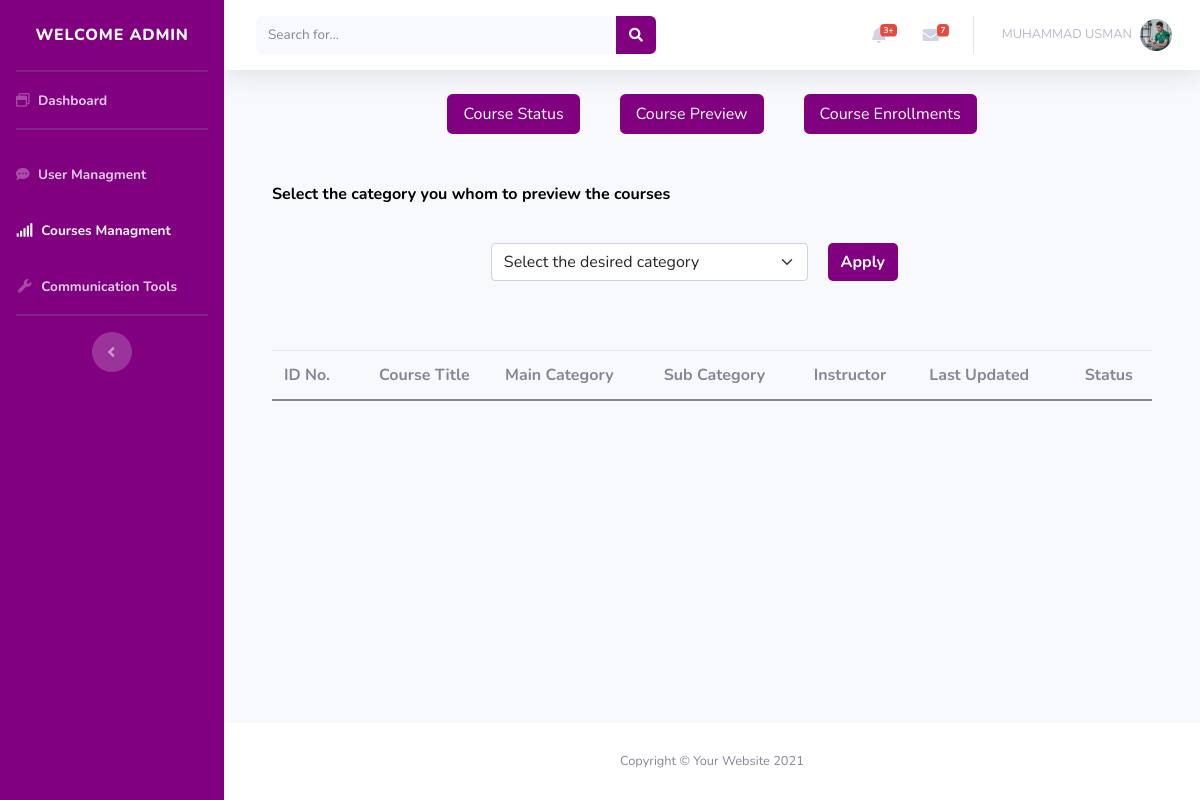
The app's page /admin/course_management.php (signed in) with its own data.
### tables this page shows
CREATE TABLE `instructor` (
  `instructor_id` int(11) NOT NULL,
  `fname` varchar(30) NOT NULL,
  `lname` varchar(30) NOT NULL,
  `headline` varchar(40) NOT NULL,
  `number` varchar(225) NOT NULL,
  `instructor_img` varchar(225) NOT NULL,
  `website` varchar(225) NOT NULL,
  `twitter` varchar(225) NOT NULL,
  `facebook` varchar(225) NOT NULL,
  `linkdin` varchar(225) NOT NULL,
  `youtube` varchar(225) NOT NULL,
  `biography` longtext NOT NULL,
  `registration_id` int(11) NOT NULL
);

### back.php (called while the page is built, shortened)
<?php
class backend{
    private $server = "localhost";
    private $username = "root";
    private $psw = "";
    private $database = "project";
    private $mysql;
    private $conn = false;
    public function __construct(){
        if(!$this->conn){
            $this->mysql = new mysqli($this->server, $this->username,$this->psw,$this->database);
            $this->conn = true;
        }
        else{
           return true;
        }
    }
      function fetching($table, $rows="*", $join = null, $where = null){
        $select = "SELECT $rows FROM $table";
        if(!is_null($where)){
            $select .= " WHERE $where";
        }
        $RunSelect = $this->mysql->query($select);
        if($RunSelect){
            $FetchData = $RunSelect->fetch_all(MYSQLI_ASSOC);
            if($FetchData){
                if($FetchData !== null){
                    return $FetchData;
                }
            }
        }else{
            echo "Error Occur in Query".$this->mysql->error;
            return array();
        }
      }
    }
?>

### admin/course_management.php (the view, shortened to what this page needs)
<!-- <?php
  include("../back.php");
  ?> -->
<!DOCTYPE html>
<html lang="en">
<head>
    <link href="https://cdn.jsdelivr.net/npm/bootstrap@5.0.2/dist/css/bootstrap.min.css" rel="stylesheet"
>
    <link href="vendor/fontawesome-free/css/all.min.css" rel="stylesheet" type="text/css">
    <link href="css/sb-admin-2.min.css" rel="stylesheet">
    <link href="css/course_preview.css" rel="stylesheet">
</head>
<body id="page-top">
    <div id="wrapper">
        <ul class="navbar-nav sidebar sidebar-dark accordion" style="background-color: purple;" id="accordionSidebar">
            <a class="sidebar-brand d-flex align-items-center justify-content-center" href="index.html">
                <div class="sidebar-brand-text mx-3">Welcome Admin</div>
            </a>
            <hr class="sidebar-divider my-0">
            <li class="nav-item fw-bold">
                <a class="nav-link" href="http://localhost/PHP-OOP/PROJECT/admin/index.php">
                    <i class="far fa-window-restore"></i>
                    <span>Dashboard</span></a>
            </li>
            <hr class="sidebar-divider">
            <li class="nav-item fw-bold">
                <a class="nav-link collapsed"  href="http://localhost/PHP-OOP/PROJECT/admin/user_management.php">
                    <i class="fas fa-comment-dots"></i>
                    <span>User Managment</span>
                </a>
            </li>
            <li class="nav-item fw-bold active">
                <a class="nav-link collapsed" href="http://localhost/PHP-OOP/PROJECT/admin/course_management.php">
                    <i class="fas fa-signal"></i>
                    <span >Courses Managment</span>
                </a>
            </li>
            <li class="nav-item fw-bold">
                <a class="nav-link" href="http://localhost/PHP-OOP/PROJECT/admin/communication_tools.php">
                    <i class="fas fa-fw fa-wrench"></i>
                    <span>Communication Tools</span></a>
            </li>
            <hr class="sidebar-divider d-none d-md-block">
            <div class="text-center d-none d-md-inline">
                <button class="rounded-circle border-0" id="sidebarToggle"></button>
            </div>
        </ul>
        <div id="content-wrapper" class="d-flex flex-column">
            <div id="content">
                <nav class="navbar navbar-expand navbar-light bg-white topbar mb-4 static-top shadow">
                    <form
                        class="d-none d-sm-inline-block form-inline mr-auto ml-md-3 my-2 my-md-0 mw-100 navbar-search">
                        <div class="input-group">
                            <input type="text" class="form-control bg-light border-0 small" placeholder="Search for..."
                                aria-label="Search" aria-describedby="basic-addon2">
                            <div class="input-group-append">
                                <button class="btn" style="background-color: purple;" type="button">
                                    <i class="fas fa-search fa-sm" style="color: white;"></i>
                                </button>
                            </div>
                        </div>
                    </form>
                    <ul class="navbar-nav ml-auto">
                        <li class="nav-item dropdown no-arrow mx-1">
                            <a class="nav-link dropdown-toggle" href="#" id="alertsDropdown" role="button"
                                data-toggle="dropdown" aria-haspopup="true" aria-expanded="false">
                                <i class="fas fa-bell fa-fw"></i>
                                <span class="badge badge-danger badge-counter">3+</span>
                            </a>
                        </li>
                        <li class="nav-item dropdown no-arrow mx-1">
                            <a class="nav-link dropdown-toggle" href="#" id="messagesDropdown" role="button"
                                data-toggle="dropdown" aria-haspopup="true" aria-expanded="false">
                                <i class="fas fa-envelope fa-fw"></i>
                                <span class="badge badge-danger badge-counter">7</span>
                            </a>
                        </li>
                        <li class="nav-item dropdown no-arrow">
                        <?php
                        $Admin_ID = $_SESSION['id'];
                    $AdminObject = new backend();
                    $Admindata = $AdminObject->fetching("instructor","*",null,"registration_id = $Admin_ID");
                    if($Admindata){
                        foreach($Admindata as $allAdminData){
                            $fname = $allAdminData['fname'];
                            $lname = $allAdminData['lname'];
                            $fullName2 = $fname . " " . $lname;
                            $instructor_img = $allAdminData['instructor_img'];
                            ?>
                             <a class="nav-link dropdown-toggle" href="#" id="userDropdown" role="button"
                                data-toggle="dropdown" aria-haspopup="true" aria-expanded="false">
                                <span class="mr-2 d-none d-lg-inline text-gray-500 small"><?= $fullName2 ?></span>
                                <img class="img-profile rounded-circle" src="../<?=$instructor_img?>">
                            </a>
                        <?php
                    }
                    }?>
                        </li>
                    </ul>
                </nav>
                <div class="container-fluid">
                    <div class="container">
<ul class="nav nav-pills mb-5 d-flex justify-content-center align-items-center" style="gap: 40px;" id="pills-tab" role="tablist">
  <li class="nav-item" role="presentation">
    <button class="nav-link" style="background-color: purple; color: white;" onmouseover="this.style.backgroundColor='purple'; this.style.color='white';" onmouseout="this.style.backgroundColor=''; this.style.color='';" id="pills-home-tab" data-bs-toggle="pill" data-bs-target="#pills-home" type="button" role="tab" aria-controls="pills-home" aria-selected="true">
Course Status
</button>
  </li>
  <li class="nav-item" role="presentation">
    <button class="nav-link" style="background-color: purple; color: white;" onmouseover="this.style.backgroundColor='purple'; this.style.color='white';" onmouseout="this.style.backgroundColor=''; this.style.color='';" id="pills-profile-tab" data-bs-toggle="pill" data-bs-target="#pills-profile" type="button" role="tab" aria-controls="pills-profile" aria-selected="false">
Course Preview
</button>
  </li>
  <li class="nav-item" role="presentation">
    <button class="nav-link" style="background-color: purple; color: white;" onmouseover="this.style.backgroundColor='purple'; this.style.color='white';" onmouseout="this.style.backgroundColor=''; this.style.color='';" id="pills-contact-tab" data-bs-toggle="pill" data-bs-target="#pills-contact" type="button" role="tab" aria-controls="pills-contact" aria-selected="false">
Course Enrollments
</button>
  </li>
</ul>
<div class="tab-content" id="pills-tabContent">
  <div class="tab-pane fade show active" id="pills-home" role="tabpanel" aria-labelledby="pills-home-tab">
  <p> <strong style="color: black;">Select the category you whom to preview the courses</strong>
                        </p>
                        <form class="first_container" action="course_management.php" method="post">
                            <div class="first_container_first">
                            <select class="form-select" style="width: 340px;" name='selected_status' id='selected_status'>
                            <option selected disabled>Select the desired category</option>
                            </select>
                            </div>
                            <div class="first_container_second">
                                <input type="submit" class="btn submit_btn" value="Apply" name="preview_submit">
                            </div>
                        </form>
                        <table class="table mt-5 ">
                            <thead class="table_head">
                              <tr>
                                <th scope="col">ID No.</th>
                                <th scope="col" class="text-center">Course Title</th>
                                <th scope="col">Main Category</th>
                                <th scope="col">Sub Category</th>
                                <th scope="col">Instructor</th>
                                <th scope="col">Last Updated</th>
                                <th scope="col" class="text-center">Status</th>
                              </tr>
                            </thead>
                          </table>
  </div>
</div>
                    </div>
                </div>
            </div>
            <footer class="sticky-footer bg-white">
                <div class="container my-auto">
                    <div class="copyright text-center my-auto">
                        <span>Copyright &copy; Your Website 2021</span>
                    </div>
                </div>
            </footer>
        </div>
    </div>
</body>
</html>

### admin/css/course_preview.css (style rules this page uses)
* { margin: 0; padding: 0; box-sizing: border-box; }
.first_container { height: 10vh; width: 100%; display: flex; justify-content: center; align-items: center; gap: 20px; width: 60%; margin: 0 auto; }
.first_container_first { height: 100%; width: 60%; display: flex; align-items: center; justify-content: center; }
.first_container_second { width: 20%; }
.submit_btn { color: white; font-weight: bold; background-color: purple; border-radius: 5px; }

### records on screen
instructor: fullName2 "MUHAMMAD USMAN", instructor_img (picture)
